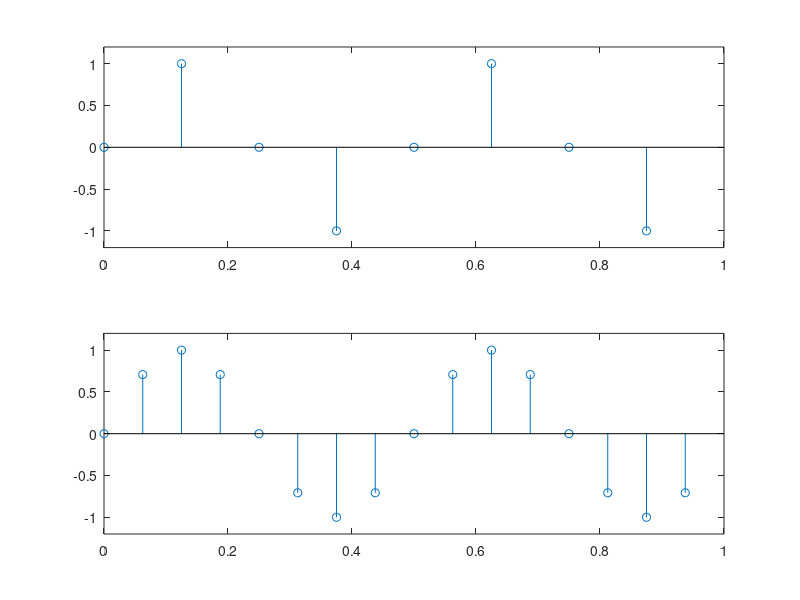

Reproduce this figure in MATLAB.
%sin_distrik1.m%
Fs=8
t=(0:Fs-1)/Fs
s1=sin(2*pi*t*2);
subplot(211)
stem(t,s1)
axis([0 1 -1.2 1.2])

Fs=16
t=(0:Fs-1)/Fs
s2=sin(2*pi*t*2);
subplot(212)
stem(t,s2)
axis([0 1 -1.2 1.2])
